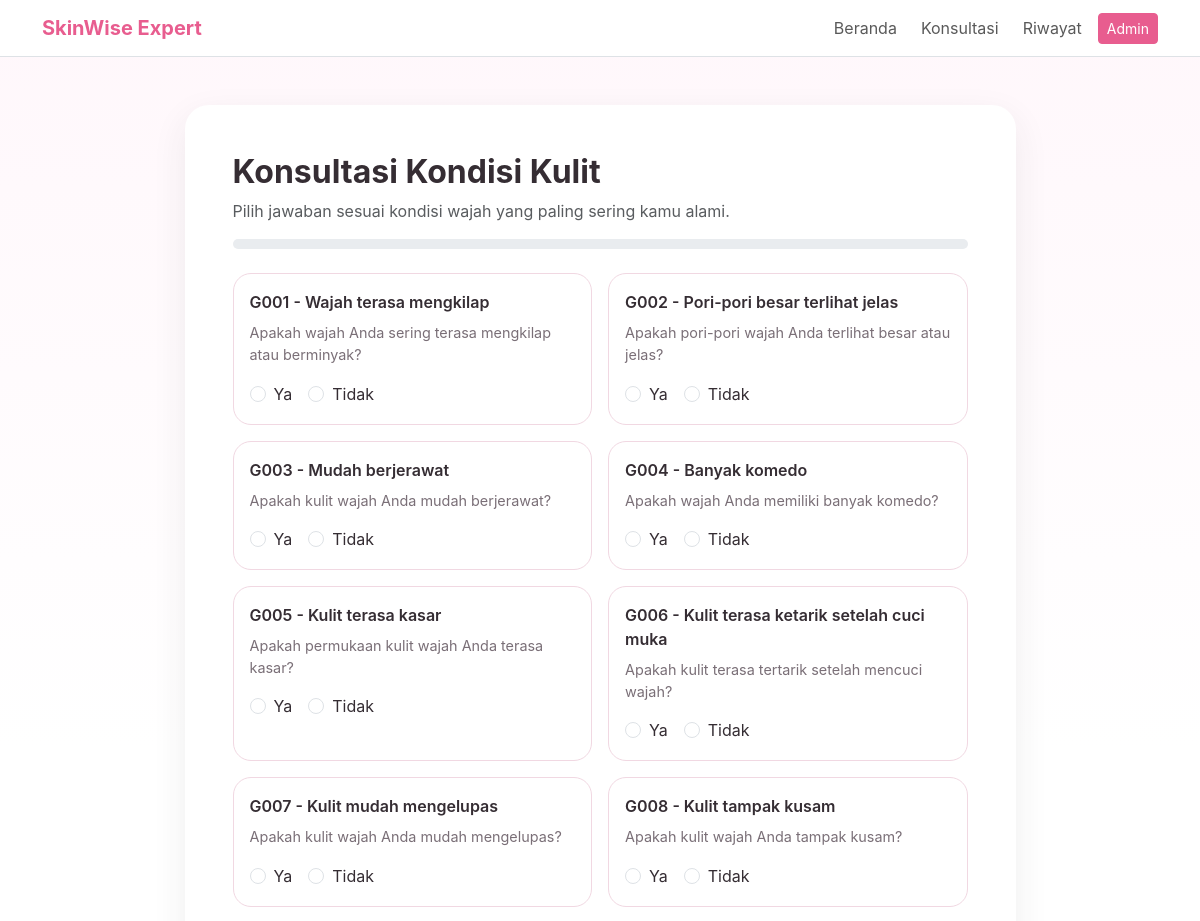
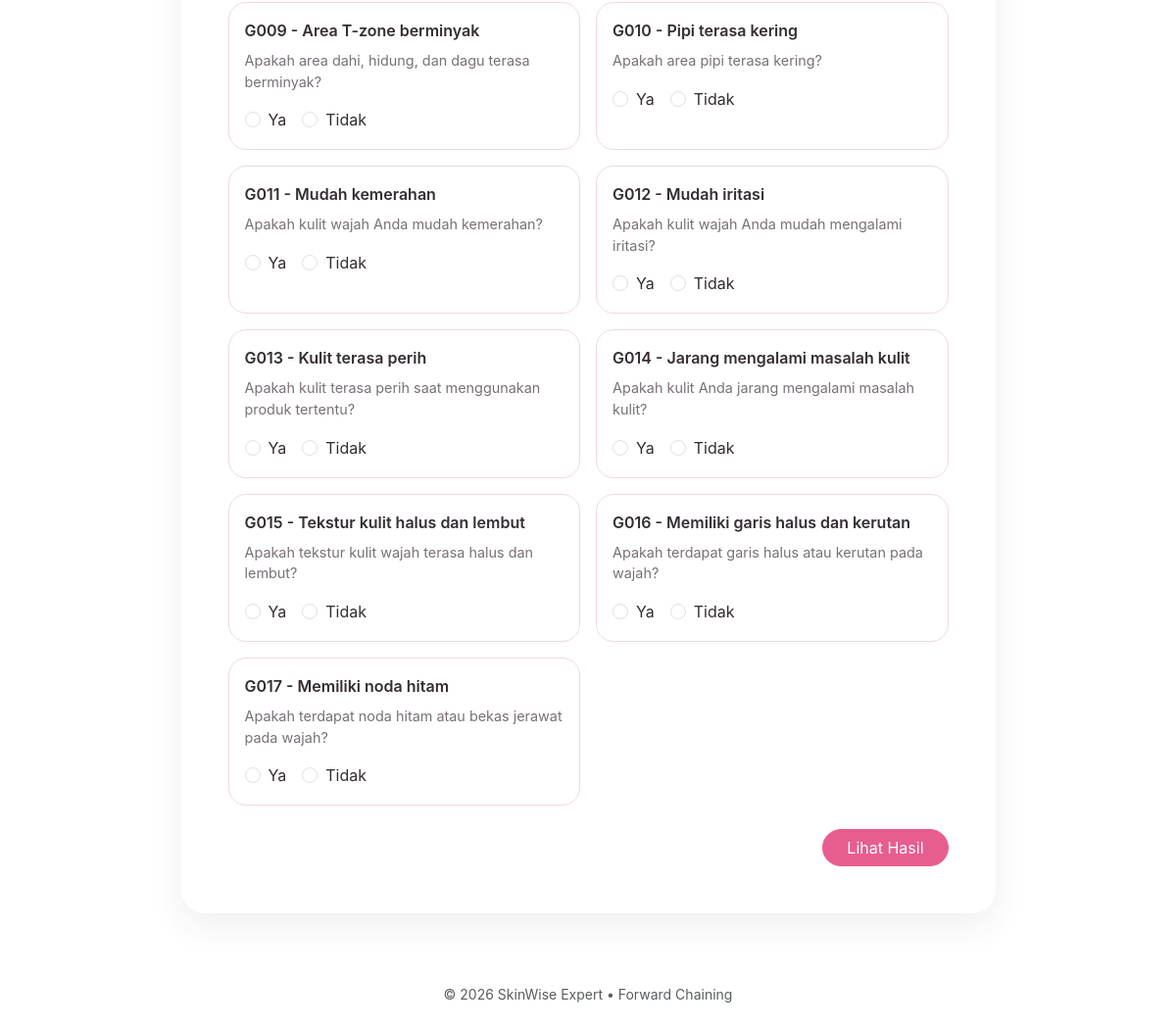
The page /konsultasi.php on the database its author committed (2 pictures, top to bottom).
### tables this page shows
CREATE TABLE gejala (
    id_gejala CHAR(5) PRIMARY KEY,
    nama_gejala VARCHAR(150) NOT NULL,
    pertanyaan TEXT NOT NULL
);

### includes/functions.php (called while the page is built, shortened)
<?php
function e($value) {
    return htmlspecialchars((string)$value, ENT_QUOTES, 'UTF-8');
}
function get_all($pdo, $table, $order = '') {
    $sql = "SELECT * FROM $table" . ($order ? " ORDER BY $order" : '');
    return $pdo->query($sql)->fetchAll();
}
?>

### konsultasi.php (the view)
<?php
require 'config/database.php';
require_once 'includes/functions.php';
$gejala = get_all($pdo, 'gejala', 'id_gejala ASC');
include 'includes/header.php';
?>
<section class="py-5">
  <div class="container">
    <div class="row justify-content-center">
      <div class="col-lg-9">
        <div class="question-card p-4 p-md-5">
          <h2 class="fw-bold mb-2">Konsultasi Kondisi Kulit</h2>
          <p class="text-muted">Pilih jawaban sesuai kondisi wajah yang paling sering kamu alami.</p>
          <div class="progress mb-4"><div id="consultProgress" class="progress-bar" style="width:0%">0%</div></div>
          <form action="proses_konsultasi.php" method="POST">
            <div class="row g-3">
              <?php foreach ($gejala as $g): ?>
              <div class="col-md-6">
                <div class="question-item h-100">
                  <div class="fw-semibold mb-2"><?= e($g['id_gejala']) ?> - <?= e($g['nama_gejala']) ?></div>
                  <p class="mini-muted mb-3"><?= e($g['pertanyaan']) ?></p>
                  <div class="d-flex gap-3">
                    <label class="form-check"><input class="form-check-input answer-radio" type="radio" name="jawaban[<?= e($g['id_gejala']) ?>]" value="ya" required> Ya</label>
                    <label class="form-check"><input class="form-check-input answer-radio" type="radio" name="jawaban[<?= e($g['id_gejala']) ?>]" value="tidak" required> Tidak</label>
                  </div>
                </div>
              </div>
              <?php endforeach; ?>
            </div>
            <div class="mt-4 d-flex justify-content-end">
              <button class="btn btn-rose rounded-pill px-4" type="submit">Lihat Hasil</button>
            </div>
          </form>
        </div>
      </div>
    </div>
  </div>
</section>
<?php include 'includes/footer.php'; ?>

### includes/header.php (shortened to what this page needs)
<?php require_once __DIR__ . '/functions.php'; ?>
<!doctype html>
<html lang="id">
<head>
  <link href="https://cdn.jsdelivr.net/npm/bootstrap@5.3.3/dist/css/bootstrap.min.css" rel="stylesheet">
  <link rel="stylesheet" href="assets/css/style.css">
</head>
<body>
<nav class="navbar navbar-expand-lg navbar-light bg-white border-bottom sticky-top">
  <div class="container">
    <a class="navbar-brand fw-bold text-rose" href="index.php">SkinWise Expert</a>
    <div class="collapse navbar-collapse" id="nav">
      <ul class="navbar-nav ms-auto align-items-lg-center gap-lg-2">
        <li class="nav-item"><a class="nav-link" href="index.php">Beranda</a></li>
        <li class="nav-item"><a class="nav-link" href="konsultasi.php">Konsultasi</a></li>
        <li class="nav-item"><a class="nav-link" href="riwayat.php">Riwayat</a></li>
        <li class="nav-item"><a class="btn btn-sm btn-rose" href="admin/login.php">Admin</a></li>
      </ul>
    </div>
  </div>
</nav>
<main>

### includes/footer.php (shortened to what this page needs)
</main>
<footer class="py-4 text-center text-muted small">
  <div class="container">© <?= date('Y') ?> SkinWise Expert • Forward Chaining</div>
</footer>
</body>
</html>

### assets/css/style.css (style rules this page uses)
:root { --rose:#e85d8f;--rose-dark:#c63f72;--cream:#fff7f1;--ink:#352d33;--muted:#7a6f77;--sage:#dcebdd }
body { font-family:Inter,system-ui,-apple-system,Segoe UI,sans-serif;background:linear-gradient(180deg,#fff7fb 0%,#fff 38%);color:var(--ink) }
.text-rose { color:var(--rose)!important }
.btn-rose { background:var(--rose);border-color:var(--rose);color:#fff }
.feature-card,.question-card,.result-card { border:0;border-radius:24px;box-shadow:0 12px 35px rgba(51,45,51,.08);background:#fff }
.question-item { border:1px solid #f1d8e2;border-radius:18px;padding:16px;background:#fff }
.mini-muted { font-size:.9rem;color:var(--muted) }
.progress { height:10px;border-radius:999px }

### rows shown on the page
gejala: id_gejala "G001", nama_gejala "Wajah terasa mengkilap", pertanyaan "Apakah wajah Anda sering terasa mengkilap atau berminyak?"
gejala: id_gejala "G002", nama_gejala "Pori-pori besar terlihat jelas", pertanyaan "Apakah pori-pori wajah Anda terlihat besar atau jelas?"
gejala: id_gejala "G003", nama_gejala "Mudah berjerawat", pertanyaan "Apakah kulit wajah Anda mudah berjerawat?"
gejala: id_gejala "G004", nama_gejala "Banyak komedo", pertanyaan "Apakah wajah Anda memiliki banyak komedo?"
gejala: id_gejala "G005", nama_gejala "Kulit terasa kasar", pertanyaan "Apakah permukaan kulit wajah Anda terasa kasar?"
gejala: id_gejala "G006", nama_gejala "Kulit terasa ketarik setelah cuci muka", pertanyaan "Apakah kulit terasa tertarik setelah mencuci wajah?"
gejala: id_gejala "G007", nama_gejala "Kulit mudah mengelupas", pertanyaan "Apakah kulit wajah Anda mudah mengelupas?"
gejala: id_gejala "G008", nama_gejala "Kulit tampak kusam", pertanyaan "Apakah kulit wajah Anda tampak kusam?"
gejala: id_gejala "G009", nama_gejala "Area T-zone berminyak", pertanyaan "Apakah area dahi, hidung, dan dagu terasa berminyak?"
gejala: id_gejala "G010", nama_gejala "Pipi terasa kering", pertanyaan "Apakah area pipi terasa kering?"
gejala: id_gejala "G011", nama_gejala "Mudah kemerahan", pertanyaan "Apakah kulit wajah Anda mudah kemerahan?"
gejala: id_gejala "G012", nama_gejala "Mudah iritasi", pertanyaan "Apakah kulit wajah Anda mudah mengalami iritasi?"
gejala: id_gejala "G013", nama_gejala "Kulit terasa perih", pertanyaan "Apakah kulit terasa perih saat menggunakan produk tertentu?"
gejala: id_gejala "G014", nama_gejala "Jarang mengalami masalah kulit", pertanyaan "Apakah kulit Anda jarang mengalami masalah kulit?"
gejala: id_gejala "G015", nama_gejala "Tekstur kulit halus dan lembut", pertanyaan "Apakah tekstur kulit wajah terasa halus dan lembut?"
gejala: id_gejala "G016", nama_gejala "Memiliki garis halus dan kerutan", pertanyaan "Apakah terdapat garis halus atau kerutan pada wajah?"
gejala: id_gejala "G017", nama_gejala "Memiliki noda hitam", pertanyaan "Apakah terdapat noda hitam atau bekas jerawat pada wajah?"
